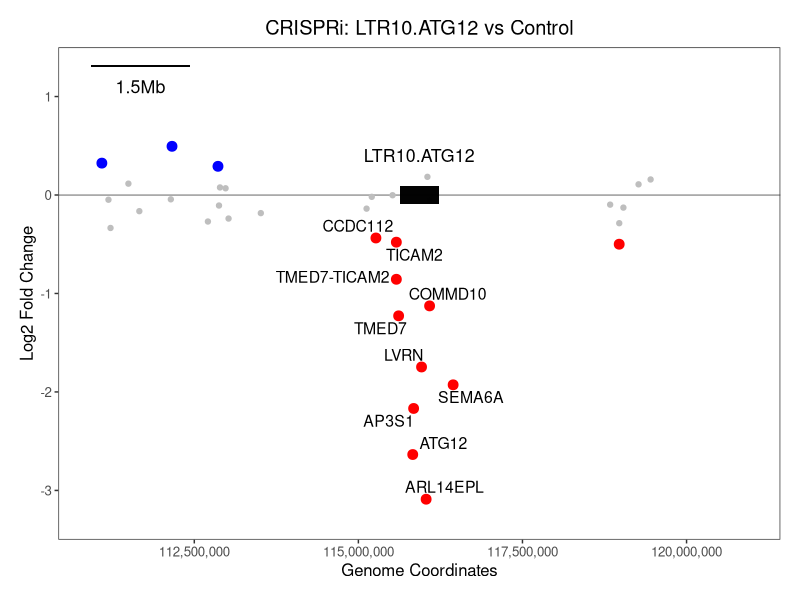

This figure's R source:
# Clear workspace
rm(list = ls())

library(ggplot2)
library(ggrepel)

# Read in the deseq2 table
deseq_table_atg12ltr10i <- read.table("deseq2_results_genes_atg12ltr10i_vs_ctrl.tab", header = TRUE, sep="\t")
head(deseq_table_atg12ltr10i)

# Read in the gene coordinates table and make the gene names the row names
gencode34_genename_genecoords <- read.table("gencode34_genename_genecoords.txt", header = FALSE, sep="\t", row.names=1)
head(gencode34_genename_genecoords)  
nrow(gencode34_genename_genecoords)

# Merge tables by row names to add gene coordinates to each gene name
deseq_with_gene_coords <- merge(deseq_table_atg12ltr10i, gencode34_genename_genecoords, by=0)
head(deseq_with_gene_coords)
nrow(deseq_with_gene_coords)
#14772

# Set first column (gene names) to be the rownames again
rownames(deseq_with_gene_coords) <- deseq_with_gene_coords[,1]
head(deseq_with_gene_coords)

# Add better names to header
colnames(deseq_with_gene_coords) = c("geneName", "baseMean", "log2FoldChange", "lfcSE", "pvalue", "padj", "geneChr", "geneStart", "geneEnd") 
head(deseq_with_gene_coords)

# Plot it
ggplot(deseq_with_gene_coords, aes(geneStart, log2FoldChange), colour="grey") +
  scale_color_discrete(name = 'Labels') +
  theme_bw() + 
  geom_hline(aes(yintercept = 0), size=0.2) +
  ggtitle("CRISPRi: LTR10.ATG12 vs Control") +
  theme(plot.title = element_text(hjust = 0.5)) +
  # change plot margins (order is top, right, bottom, left)
  theme(plot.margin=unit(c(0.5,0.5,0.5,0.5),"cm")) +
  theme(panel.grid.major = element_blank(), panel.grid.minor = element_blank()) +
  labs(y="Log2 Fold Change", x = "Genome Coordinates") +
  # Set all dots color to grey
  geom_point(data=deseq_with_gene_coords[which(deseq_with_gene_coords$geneChr=="chr5"),], colour = "grey", size = 1.5) + 
  # add annotation for the targeted LTR10 element
  annotate("rect", xmin=115928578-300000, xmax=115928578+300000, ymin=-0.09, ymax=0.09, alpha=0.99, fill="black") +
  annotate("text", x=115928578, y=0.4, label = "LTR10.ATG12", size=4.5, family="Helvetica") +
  # add annotation for the scale bar
  annotate("rect", xmin=115928578-5000000, xmax=115928578-5000000+1500000, ymin=1.3, ymax=1.32, alpha=0.99, fill="black") +
  annotate("text", x=115928578-5000000+750000, y=1.1, label = "1.5Mb", size=4.5, family="Helvetica") +
  # If pvalue<0.05, change dot color to blue
  geom_point(data=deseq_with_gene_coords[which(deseq_with_gene_coords$geneChr=="chr5" & deseq_with_gene_coords $padj <0.05 & deseq_with_gene_coords $log2FoldChange>0),],  colour = "blue", size = 3) +
  # Highlight in red genes within 1Mb of targeted LTR10 (still requiring pval<0.05 and log2fc<0)
  geom_point(data=deseq_with_gene_coords[which(deseq_with_gene_coords$geneChr=="chr5" & deseq_with_gene_coords $padj<0.05 & deseq_with_gene_coords $log2FoldChange<0),], colour = "red", size=3) +
  # Add text label for down-regulated genes within 1.5Mb of LTR10 
  geom_text_repel(data=deseq_with_gene_coords[which(deseq_with_gene_coords$geneChr=="chr5" & deseq_with_gene_coords$padj<0.05 & deseq_with_gene_coords$log2FoldChange<0 & deseq_with_gene_coords $geneStart>(115928578-1500000) & deseq_with_gene_coords $geneStart<(115928578+1500000)),], mapping = aes(geneStart, log2FoldChange, label = rownames(deseq_with_gene_coords[which(deseq_with_gene_coords$geneChr=="chr5" & deseq_with_gene_coords $padj<0.05 & deseq_with_gene_coords $log2FoldChange<0 & deseq_with_gene_coords $geneStart>(115928578-1500000) & deseq_with_gene_coords $geneStart<(115928578+1500000)),])),size=4,force=2) +
  # Set the viewing window to be 10Mb centered around LTR10
  scale_x_continuous(labels = scales::comma, limits = c(115928578-5000000,115928578+5000000)) +
  scale_y_continuous(expand = c(0,0),  limits = c(-3.5,1.5)) +
  theme(text=element_text(size=12,family="Helvetica"))

# export pdf 4.5 by 6 inches

# Coordinates of enhancers and genes:
# LTR10.ATG12 enhancer at chr5 115928578
# LTR10.XRCC4 enhancer at chr5 82969145
# LTR10.MEF2D enhancer at chr1 156398365
# LTR10.FGF2 enhancer at chr4 122786289
# LTR10.MCPH1 enhancer at chr8 6648824
# LTR10.KDM6A enhancer at chrX 45005875

# ATG12 gene at chr5 115828199
# FOSL1 gene at chr11 65892048
# JUN gene at chr1 58780790

